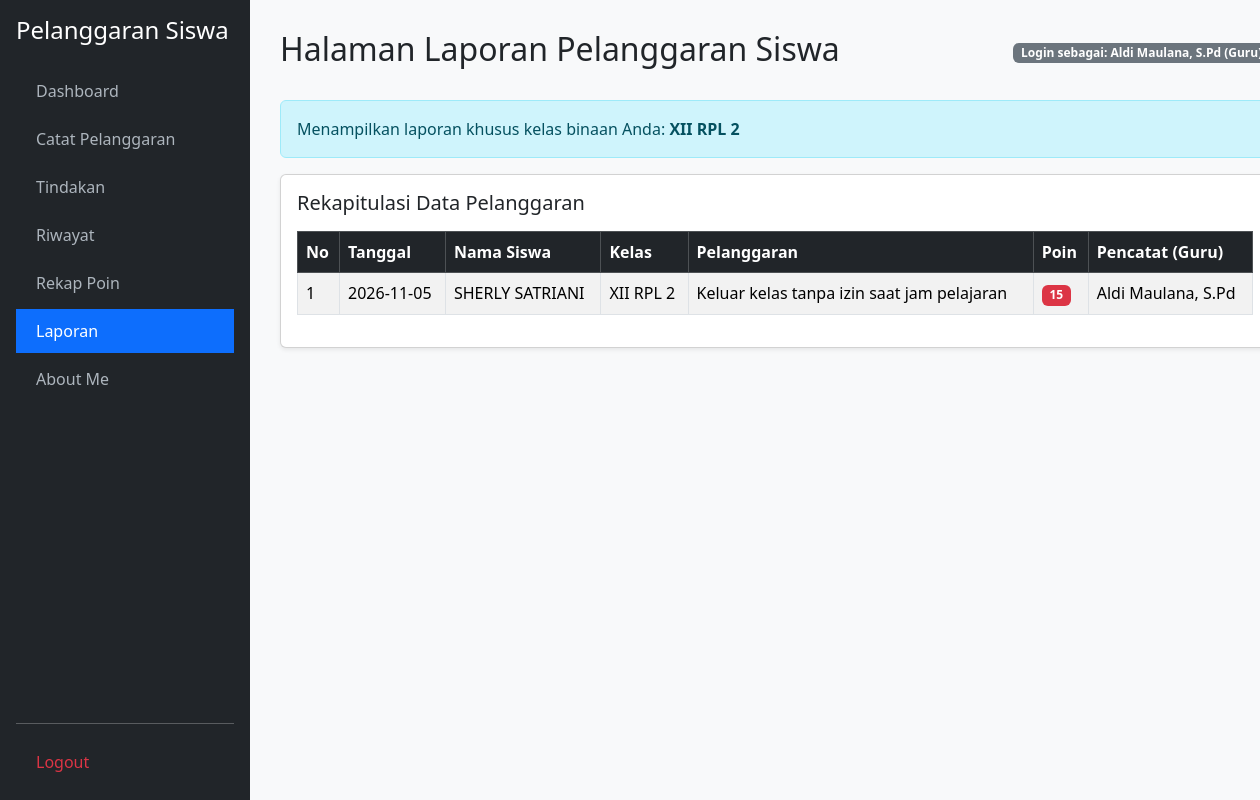
The app's page /laporan.php (signed in) with its own data.
### tables this page shows
CREATE TABLE `t_kelas` (
  `id` int(11) NOT NULL,
  `nama` varchar(100) NOT NULL,
  `tingkat` varchar(20) DEFAULT NULL,
  `jurusan` varchar(100) DEFAULT NULL,
  `status_aktif` tinyint(1) DEFAULT 1,
  `created_at` timestamp NULL DEFAULT NULL,
  `updated_at` timestamp NULL DEFAULT NULL
);

CREATE TABLE `t_pelanggaran_siswa` (
  `id` int(11) NOT NULL,
  `tahun_ajaran_id` int(11) NOT NULL,
  `siswa_id` int(11) NOT NULL,
  `nama_siswa` varchar(150) DEFAULT NULL,
  `kelas_id` int(11) NOT NULL,
  `nama_kelas` varchar(100) DEFAULT NULL,
  `pelanggaran_id` int(11) NOT NULL,
  `nama_pelanggaran` varchar(150) DEFAULT NULL,
  `pelanggaran_kategori_id` int(11) NOT NULL,
  `guru_id` int(11) NOT NULL,
  `nama_guru` varchar(150) DEFAULT NULL,
  `tanggal` date NOT NULL,
  `keterangan` text DEFAULT NULL,
  `poin` int(11) DEFAULT NULL,
  `tindakan` text DEFAULT NULL,
  `status` varchar(30) DEFAULT NULL,
  `created_at` timestamp NULL DEFAULT NULL,
  `updated_at` timestamp NULL DEFAULT NULL
);

### laporan.php (the view, shortened to what this page needs)
<?php
require_once 'koneksi.php';
$role = isset($_SESSION['role']) ? $_SESSION['role'] : '';
$user_id = isset($_SESSION['user_id']) ? $_SESSION['user_id'] : '';
$nama_user = isset($_SESSION['nama_user']) ? $_SESSION['nama_user'] : (isset($_SESSION['name']) ? $_SESSION['name'] : '');
$is_wali_kelas = isset($_SESSION['is_wali_kelas']) && $_SESSION['is_wali_kelas'] === true;
if ($role === 'admin') {
    $query_laporan = mysqli_query($koneksi, "SELECT * FROM t_pelanggaran_siswa ORDER BY tanggal DESC");
    $nama_kelas_binaan = '';
} else {
    $q_kelas_wali = mysqli_query($koneksi, "
        SELECT k.nama AS nama_kelas
        FROM t_wali_kelas tw
        JOIN t_kelas k ON tw.kelas_id = k.id
        JOIN t_guru g ON tw.guru_id = g.id
        WHERE (g.user_id = '$user_id' OR g.nama LIKE '%$nama_user%') AND tw.status_aktif = 1
        LIMIT 1
    ");
    $nama_kelas_binaan = '';
    if ($row_wk = mysqli_fetch_assoc($q_kelas_wali)) {
        $nama_kelas_binaan = $row_wk['nama_kelas'];
    }
    $query_laporan = mysqli_query($koneksi, "SELECT * FROM t_pelanggaran_siswa WHERE nama_kelas = '$nama_kelas_binaan' ORDER BY tanggal DESC");
}
?>
<!DOCTYPE html>
<html lang="id">
<head>
    <link href="https://cdn.jsdelivr.net/npm/bootstrap@5.3.2/dist/css/bootstrap.min.css" rel="stylesheet">
</head>
<body>
<div class="container-fluid">
    <div class="row">
        <div class="sidebar d-flex flex-column p-3">
            <h4 class="text-white mb-4">Pelanggaran Siswa</h4>
            <ul class="nav nav-pills flex-column mb-auto">
                <li class="nav-item mb-1"><a href="dashboard.php">Dashboard</a></li>
                <?php if ($role === 'guru'): ?>
                    <li class="nav-item mb-1"><a href="catat_pelanggaran.php">Catat Pelanggaran</a></li>
                    <li class="nav-item mb-1"><a href="tindakan.php">Tindakan</a></li>
                    <li class="nav-item mb-1"><a href="riwayat.php">Riwayat</a></li>
                    <li class="nav-item mb-1"><a href="rekap_poin.php">Rekap Poin</a></li>
                    <?php if ($is_wali_kelas): ?>
                        <li class="nav-item mb-1"><a href="laporan.php" class="active">Laporan</a></li>
                    <?php endif; ?>
                <?php endif; ?>
                <li class="nav-item mb-1"><a href="about_me.php">About Me</a></li>
            </ul>
            <hr><a href="logout.php" class="text-danger">Logout</a>
        </div>
        <div class="col-md-9 col-lg-10 main-content">
            <div class="d-flex justify-content-between align-items-center mb-4">
                <h2>Halaman Laporan Pelanggaran Siswa</h2>
                <span class="badge bg-secondary">Login sebagai: <?= htmlspecialchars($nama_user); ?> (<?= ucfirst($role); ?>)</span>
            </div>
            <?php if ($role !== 'admin' && !empty($nama_kelas_binaan)): ?>
                <div class="alert alert-info">
                    Menampilkan laporan khusus kelas binaan Anda: <strong><?= htmlspecialchars($nama_kelas_binaan); ?></strong>
                </div>
            <?php endif; ?>
            <div class="card shadow-sm">
                <div class="card-body">
                    <h5 class="card-title mb-3">Rekapitulasi Data Pelanggaran</h5>
                    <div class="table-responsive">
                        <table class="table table-bordered table-striped align-middle">
                            <thead class="table-dark">
                                <tr>
                                    <th>No</th>
                                    <th>Tanggal</th>
                                    <th>Nama Siswa</th>
                                    <th>Kelas</th>
                                    <th>Pelanggaran</th>
                                    <th>Poin</th>
                                    <th>Pencatat (Guru)</th>
                                </tr>
                            </thead>
                            <tbody>
                                <?php if ($query_laporan && mysqli_num_rows($query_laporan) > 0): ?>
                                    <?php $no = 1; while ($row = mysqli_fetch_assoc($query_laporan)): ?>
                                        <tr>
                                            <td><?= $no++; ?></td>
                                            <td><?= $row['tanggal']; ?></td>
                                            <td><?= htmlspecialchars($row['nama_siswa']); ?></td>
                                            <td><?= htmlspecialchars($row['nama_kelas']); ?></td>
                                            <td><?= htmlspecialchars($row['nama_pelanggaran']); ?></td>
                                            <td><span class="badge bg-danger"><?= $row['poin']; ?></span></td>
                                            <td><?= htmlspecialchars($row['nama_guru']); ?></td>
                                        </tr>
                                    <?php endwhile; ?>
                                <?php else: ?>
                                    <tr>
                                        <td colspan="7" class="text-center text-muted">Belum ada data laporan pelanggaran untuk kelas ini.</td>
                                    </tr>
                                <?php endif; ?>
                            </tbody>
                        </table>
                    </div>
                </div>
            </div>
        </div>
    </div>
</div>
</body>
</html>

### laporan.php (style rules this page uses)
body { background-color: #f8f9fa; }
.sidebar { min-height: 100vh; background: #212529; color: #fff; position: fixed; width: 250px; top: 0; left: 0; }
.sidebar a { color: #adb5bd; text-decoration: none; display: block; padding: 10px 20px; }
.sidebar a:hover, .sidebar a.active { color: #fff; background: #0d6efd; }
.main-content { margin-left: 250px; padding: 30px; }

### records on screen
t_kelas: nama "XII RPL 2"
t_pelanggaran_siswa: tanggal "2026-11-05", nama_siswa "SHERLY SATRIANI", nama_kelas "XII RPL 2", nama_pelanggaran "Keluar kelas tanpa izin saat jam pelajaran", poin "15", nama_guru "Aldi Maulana, S.Pd"

### other values on screen
$nama_user "Aldi Maulana, S.Pd"
$role "Guru"
